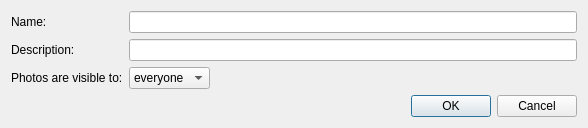
<?xml version="1.0" encoding="UTF-8"?>
<ui version="4.0">
 <class>AlbumSettingsDialog</class>
 <widget class="QDialog" name="AlbumSettingsDialog">
  <property name="geometry">
   <rect>
    <x>0</x>
    <y>0</y>
    <width>588</width>
    <height>122</height>
   </rect>
  </property>
  <property name="windowTitle">
   <string>Album properties</string>
  </property>
  <layout class="QFormLayout" name="formLayout">
   <property name="fieldGrowthPolicy">
    <enum>QFormLayout::ExpandingFieldsGrow</enum>
   </property>
   <item row="0" column="0">
    <widget class="QLabel" name="label">
     <property name="text">
      <string>Name:</string>
     </property>
    </widget>
   </item>
   <item row="0" column="1">
    <widget class="QLineEdit" name="Name_"/>
   </item>
   <item row="1" column="0">
    <widget class="QLabel" name="label_4">
     <property name="text">
      <string>Description:</string>
     </property>
    </widget>
   </item>
   <item row="1" column="1">
    <widget class="QLineEdit" name="Desc_"/>
   </item>
   <item row="2" column="0">
    <widget class="QLabel" name="label_2">
     <property name="text">
      <string>Photos are visible to:</string>
     </property>
    </widget>
   </item>
   <item row="2" column="1">
    <widget class="QComboBox" name="PhotosPrivacy_">
     <item>
      <property name="text">
       <string>everyone</string>
      </property>
     </item>
     <item>
      <property name="text">
       <string>just me</string>
      </property>
     </item>
    </widget>
   </item>
   <item row="3" column="0" colspan="2">
    <widget class="QDialogButtonBox" name="ButtonBox_">
     <property name="orientation">
      <enum>Qt::Horizontal</enum>
     </property>
     <property name="standardButtons">
      <set>QDialogButtonBox::Cancel|QDialogButtonBox::Ok</set>
     </property>
    </widget>
   </item>
  </layout>
 </widget>
 <resources/>
 <connections>
  <connection>
   <sender>ButtonBox_</sender>
   <signal>accepted()</signal>
   <receiver>AlbumSettingsDialog</receiver>
   <slot>accept()</slot>
   <hints>
    <hint type="sourcelabel">
     <x>248</x>
     <y>254</y>
    </hint>
    <hint type="destinationlabel">
     <x>157</x>
     <y>274</y>
    </hint>
   </hints>
  </connection>
  <connection>
   <sender>ButtonBox_</sender>
   <signal>rejected()</signal>
   <receiver>AlbumSettingsDialog</receiver>
   <slot>reject()</slot>
   <hints>
    <hint type="sourcelabel">
     <x>316</x>
     <y>260</y>
    </hint>
    <hint type="destinationlabel">
     <x>286</x>
     <y>274</y>
    </hint>
   </hints>
  </connection>
 </connections>
</ui>
